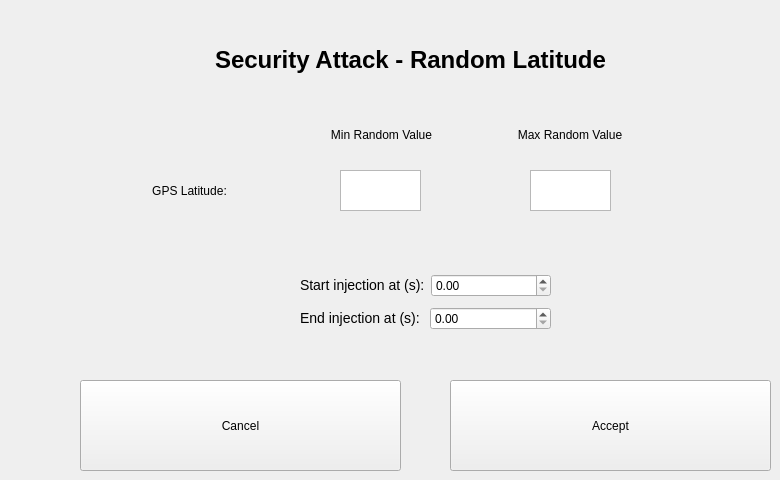
   <widget class="QWidget" name="page_7">
    <widget class="QLabel" name="label_8">
     <property name="geometry">
      <rect>
       <x>100</x>
       <y>30</y>
       <width>621</width>
       <height>61</height>
      </rect>
     </property>
     <property name="toolTip">
      <string>&lt;html&gt;&lt;head/&gt;&lt;body&gt;&lt;p align=&quot;center&quot;&gt;&lt;br/&gt;&lt;/p&gt;&lt;/body&gt;&lt;/html&gt;</string>
     </property>
     <property name="whatsThis">
      <string>&lt;html&gt;&lt;head/&gt;&lt;body&gt;&lt;p align=&quot;center&quot;&gt;&lt;br/&gt;&lt;/p&gt;&lt;/body&gt;&lt;/html&gt;</string>
     </property>
     <property name="styleSheet">
      <string notr="true">font-size: 24px;
font-weight: bold;</string>
     </property>
     <property name="text">
      <string>&lt;html&gt;&lt;head/&gt;&lt;body&gt;&lt;p&gt;&lt;span style=&quot; color:#000000;&quot;&gt;Security Attack - Random Latitude&lt;/span&gt;&lt;/p&gt;&lt;/body&gt;&lt;/html&gt;</string>
     </property>
     <property name="alignment">
      <set>Qt::AlignCenter</set>
     </property>
    </widget>
    <widget class="QWidget" name="layoutWidget_20">
     <property name="geometry">
      <rect>
       <x>290</x>
       <y>120</y>
       <width>371</width>
       <height>31</height>
      </rect>
     </property>
     <layout class="QHBoxLayout" name="horizontalLayout_6">
      <item>
       <widget class="QLabel" name="label_38">
        <property name="styleSheet">
         <string notr="true">font-size: 12px;</string>
        </property>
        <property name="text">
         <string>&lt;html&gt;&lt;head/&gt;&lt;body&gt;&lt;p&gt;&lt;span style=&quot; color:#000000;&quot;&gt;Min Random Value&lt;/span&gt;&lt;/p&gt;&lt;/body&gt;&lt;/html&gt;</string>
        </property>
        <property name="alignment">
         <set>Qt::AlignCenter</set>
        </property>
       </widget>
      </item>
      <item>
       <widget class="QLabel" name="label_39">
        <property name="styleSheet">
         <string notr="true">font-size: 12px;</string>
        </property>
        <property name="text">
         <string>&lt;html&gt;&lt;head/&gt;&lt;body&gt;&lt;p&gt;&lt;span style=&quot; color:#000000;&quot;&gt;Max Random Value&lt;/span&gt;&lt;/p&gt;&lt;/body&gt;&lt;/html&gt;</string>
        </property>
        <property name="alignment">
         <set>Qt::AlignCenter</set>
        </property>
       </widget>
      </item>
     </layout>
    </widget>
    <widget class="QLabel" name="labelGPSLatInjection_9">
     <property name="geometry">
      <rect>
       <x>130</x>
       <y>170</y>
       <width>119</width>
       <height>42</height>
      </rect>
     </property>
     <property name="styleSheet">
      <string notr="true"/>
     </property>
     <property name="text">
      <string>&lt;html&gt;&lt;head/&gt;&lt;body&gt;&lt;p&gt;&lt;span style=&quot; color:#000000;&quot;&gt;GPS Latitude:&lt;/span&gt;&lt;/p&gt;&lt;/body&gt;&lt;/html&gt;</string>
     </property>
     <property name="alignment">
      <set>Qt::AlignCenter</set>
     </property>
    </widget>
    <widget class="QTextEdit" name="textEditGPSLatInjection_10">
     <property name="geometry">
      <rect>
       <x>340</x>
       <y>170</y>
       <width>81</width>
       <height>41</height>
      </rect>
     </property>
     <property name="sizePolicy">
      <sizepolicy hsizetype="Preferred" vsizetype="Preferred">
       <horstretch>0</horstretch>
       <verstretch>0</verstretch>
      </sizepolicy>
     </property>
     <property name="styleSheet">
      <string notr="true">border-top-left-radius: 10px;
border-top-right-radius: 10px;
border-bottom-left-radius: 10px;
border-bottom-right-radius: 10px;
qproperty-toolTip:&quot;Assign value to random interval min &lt;br&gt;bound for GPS Latitude.&quot;;</string>
     </property>
    </widget>
    <widget class="QTextEdit" name="textEditGPSLatInjection_11">
     <property name="geometry">
      <rect>
       <x>530</x>
       <y>170</y>
       <width>81</width>
       <height>41</height>
      </rect>
     </property>
     <property name="sizePolicy">
      <sizepolicy hsizetype="Preferred" vsizetype="Preferred">
       <horstretch>0</horstretch>
       <verstretch>0</verstretch>
      </sizepolicy>
     </property>
     <property name="styleSheet">
      <string notr="true">border-top-left-radius: 10px;
border-top-right-radius: 10px;
border-bottom-left-radius: 10px;
border-bottom-right-radius: 10px;
qproperty-toolTip:&quot;Assign value to random interval max &lt;br&gt;bound for GPS Latitude.&quot;;</string>
     </property>
    </widget>
    <widget class="QWidget" name="layoutWidget_21">
     <property name="geometry">
      <rect>
       <x>300</x>
       <y>270</y>
       <width>251</width>
       <height>64</height>
      </rect>
     </property>
     <layout class="QVBoxLayout" name="verticalLayout_17">
      <item>
       <layout class="QHBoxLayout" name="horizontalLayout_25">
        <item>
         <widget class="QLabel" name="label_40">
          <property name="styleSheet">
           <string notr="true">font-size: 14px;</string>
          </property>
          <property name="text">
           <string>&lt;html&gt;&lt;head/&gt;&lt;body&gt;&lt;p&gt;&lt;span style=&quot; color:#000000;&quot;&gt;Start injection at (s):&lt;/span&gt;&lt;/p&gt;&lt;/body&gt;&lt;/html&gt;</string>
          </property>
         </widget>
        </item>
        <item>
         <widget class="QDoubleSpinBox" name="doubleSpinBox_startInjection_11">
          <property name="styleSheet">
           <string notr="true">qproperty-toolTip: &quot;Seconds after takeoff considered to start injection&quot;;</string>
          </property>
         </widget>
        </item>
       </layout>
      </item>
      <item>
       <layout class="QHBoxLayout" name="horizontalLayout_26">
        <item>
         <widget class="QLabel" name="label_41">
          <property name="styleSheet">
           <string notr="true">font-size: 14px;</string>
          </property>
          <property name="text">
           <string>&lt;html&gt;&lt;head/&gt;&lt;body&gt;&lt;p&gt;&lt;span style=&quot; color:#000000;&quot;&gt;End injection at (s): &lt;/span&gt;&lt;/p&gt;&lt;/body&gt;&lt;/html&gt;</string>
          </property>
         </widget>
        </item>
        <item>
         <widget class="QDoubleSpinBox" name="doubleSpinBox_endInjection_11">
          <property name="styleSheet">
           <string notr="true">qproperty-toolTip: &quot;Seconds after takeoff considered to end injection&quot;;</string>
          </property>
         </widget>
        </item>
       </layout>
      </item>
     </layout>
    </widget>
    <widget class="QPushButton" name="buttonGPSInjectionCancel_10">
     <property name="enabled">
      <bool>true</bool>
     </property>
     <property name="geometry">
      <rect>
       <x>80</x>
       <y>380</y>
       <width>321</width>
       <height>91</height>
      </rect>
     </property>
     <property name="styleSheet">
      <string notr="true"/>
     </property>
     <property name="text">
      <string>Cancel</string>
     </property>
    </widget>
    <widget class="QPushButton" name="buttonGPSInjectionContinue_10">
     <property name="enabled">
      <bool>true</bool>
     </property>
     <property name="geometry">
      <rect>
       <x>450</x>
       <y>380</y>
       <width>321</width>
       <height>91</height>
      </rect>
     </property>
     <property name="styleSheet">
      <string notr="true"/>
     </property>
     <property name="text">
      <string>Accept</string>
     </property>
    </widget>
   </widget>
